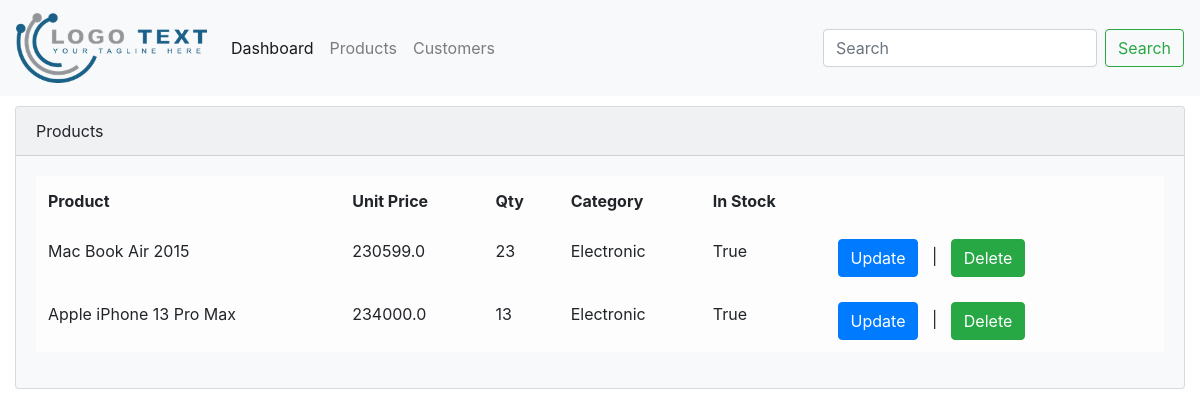
Screenshot of /products/ with the database file from the repository.
### portal/models.py (models this page shows, shortened)
class Product(models.Model):
    CATEGORY = (
        ('Electronic', 'ELECTRONIC'),
        ('Footwear', 'FOOTWEAR'),
        ('Consumable', 'CONSUMABLE'),
        ('Clothing', 'CLOTHING'),
        ('Industrial', 'INDUSTRIAL')
    )
    name = models.CharField(max_length=200, null=True)
    description = models.TextField(max_length=255, null=True, blank=True)
    unit_price = models.FloatField(null=True)
    base_price = models.FloatField(null=True)
    base_unit = models.CharField(max_length=20, choices=BASE_UNIT, default="packet", null=True)
    category = models.CharField(max_length=100, null=True, choices=CATEGORY)
    quantity = models.IntegerField(null=True)
    is_in_stock = models.BooleanField(default=True)
    is_limited = models.BooleanField(default=True)
    date_created = models.DateTimeField(auto_now_add=True, null=True)
    tags = models.ManyToManyField(Tag)

### portal/views.py (the view)
# urls.py: path('products/', views.products),
def products(request):
    total_products = Product.objects.all()
    return render(request, 'portal/products.html', {'products': total_products})

### portal/templates/portal/products.html (shortened to what this page needs)
{% extends 'portal/base.html' %}
{% block content %}
    {% include "portal/navbar.html" %}
    <div class="container-fluid" style="position: relative; margin-top: 10px;">
      <div class="row">
        <div class="col-sm-12">
          <div class="card bg-light mb-3">
            <div class="card-header">Products</div>
            <div class="card-body">
              <table class="table table-light table-hover">
                <thead>
                  <tr>
                    <th>Product</th>
                    <th>Unit Price</th>
                    <th>Qty</th>
                    <th>Category</th>
                    <th>In Stock</th>
                    <th></th>
                  </tr>
                </thead>
                <tbody>
                {% for p in products %}
                  <tr>
                    <td>{{p.name}}</td>
                    <td>{{p.unit_price}}</td>
                    <td>{{p.quantity}}</td>
                    <td>{{p.category}}</td>
                    <td>{{p.is_in_stock}}</td>
                    <td>
                      <a href="update/{{p.id}}">
                      <button type="button" class="btn btn-primary">
                        Update
                      </button>
                      </a>
                        &nbsp;&nbsp;|&nbsp;&nbsp;
                      <a href="delete/{{p.id}}">
                      <button type="button" class="btn btn-success">
                        Delete
                      </button>
                    </td>
                    <td>
                    </td>
                  </tr>
                {% endfor %}
                </tbody>
              </table>
            </div>
          </div>
        </div>
      </div>
    </div>
{% endblock %}

### rows the page displays
Product: name "Mac Book Air 2015", unit_price "230599.0", quantity "23", category "Electronic", is_in_stock "True"
Product: name "Apple iPhone 13 Pro Max", unit_price "234000.0", quantity "13", category "Electronic", is_in_stock "True"
